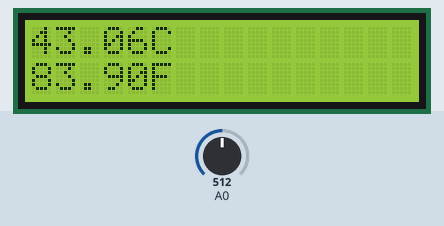
This sketch was run on a simulated Arduino Uno, built with avr-gcc and run on an emulated ATmega328P. On the bench: 16×2 character LCD. Inputs (shaded band) come from the test bench; at power-on: A0 = 512.

Above: at 1.2 s.
1.3 s: A0 set to 716
At 3.0 s:
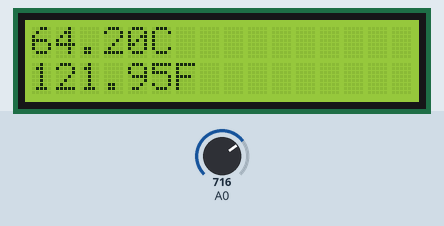
3.5 s: A0 set to 900
At 4.9 s:
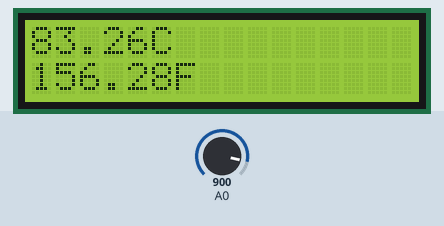
5.5 s: A0 set to 1023
At 6.8 s:
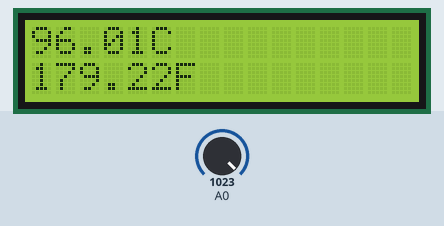
Timing chart, 0 to 8.5 s (numbered marks = the images above; inputs shaded):
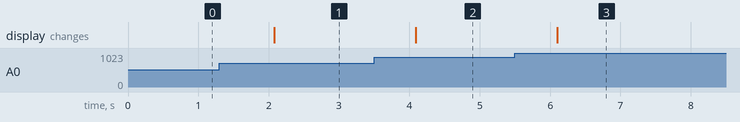

Measured:
- after the input at 1.3 s, the display: changes after 0.78 s (image 1)
- after the input at 3.5 s, the display: changes after 0.59 s (image 2)
- after the input at 5.5 s, the display: changes after 0.60 s (image 3)

The sketch:

Day_3_3.ino
```cpp
#include<LiquidCrystal.h>

LiquidCrystal lcd(1, 2, 4, 5, 6, 7);
const int inPin = 9;
void setup()
{
  lcd.begin(16, 2);
}
void loop()
{
  int value = analogRead(8);
  lcd.setCursor(0, 1);
  float volts = (value / 965.0) * 5;
  float c = (volts - .5) * 100;
  float f = (c * 9 / 5 + 32);
  lcd.clear();
  lcd.setCursor(0, 0);
  lcd.print(c / 5);
  lcd.print("C");
  lcd.setCursor(0, 1);
  lcd.print(f / 5);
  lcd.print("F");
  delay(1000);
}
```
